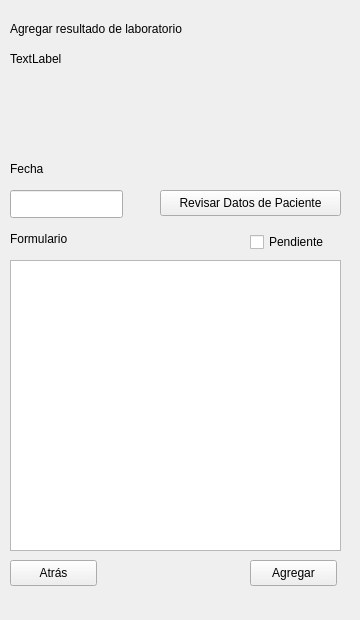
<?xml version="1.0" encoding="UTF-8"?>
<ui version="4.0">
 <class>LabResultInsertion</class>
 <widget class="QWidget" name="LabResultInsertion">
  <property name="geometry">
   <rect>
    <x>0</x>
    <y>0</y>
    <width>360</width>
    <height>620</height>
   </rect>
  </property>
  <property name="windowTitle">
   <string>Form</string>
  </property>
  <property name="autoFillBackground">
   <bool>true</bool>
  </property>
  <widget class="QPushButton" name="backButton">
   <property name="geometry">
    <rect>
     <x>10</x>
     <y>560</y>
     <width>87</width>
     <height>26</height>
    </rect>
   </property>
   <property name="autoFillBackground">
    <bool>true</bool>
   </property>
   <property name="text">
    <string>Atrás</string>
   </property>
  </widget>
  <widget class="QLabel" name="titleLabel">
   <property name="geometry">
    <rect>
     <x>10</x>
     <y>20</y>
     <width>221</width>
     <height>18</height>
    </rect>
   </property>
   <property name="text">
    <string>Agregar resultado de laboratorio</string>
   </property>
  </widget>
  <widget class="QLineEdit" name="dateLineEdit">
   <property name="geometry">
    <rect>
     <x>10</x>
     <y>190</y>
     <width>113</width>
     <height>28</height>
    </rect>
   </property>
  </widget>
  <widget class="QCheckBox" name="isPending">
   <property name="geometry">
    <rect>
     <x>250</x>
     <y>230</y>
     <width>92</width>
     <height>24</height>
    </rect>
   </property>
   <property name="autoFillBackground">
    <bool>true</bool>
   </property>
   <property name="text">
    <string>Pendiente</string>
   </property>
  </widget>
  <widget class="QLabel" name="dateLabel">
   <property name="geometry">
    <rect>
     <x>10</x>
     <y>160</y>
     <width>66</width>
     <height>18</height>
    </rect>
   </property>
   <property name="text">
    <string>Fecha</string>
   </property>
  </widget>
  <widget class="QTextEdit" name="formTextEdit">
   <property name="geometry">
    <rect>
     <x>10</x>
     <y>260</y>
     <width>331</width>
     <height>291</height>
    </rect>
   </property>
  </widget>
  <widget class="QPushButton" name="addButton">
   <property name="geometry">
    <rect>
     <x>250</x>
     <y>560</y>
     <width>87</width>
     <height>26</height>
    </rect>
   </property>
   <property name="text">
    <string>Agregar</string>
   </property>
  </widget>
  <widget class="QPushButton" name="checkPatientData">
   <property name="geometry">
    <rect>
     <x>160</x>
     <y>190</y>
     <width>181</width>
     <height>26</height>
    </rect>
   </property>
   <property name="text">
    <string>Revisar Datos de Paciente</string>
   </property>
  </widget>
  <widget class="QLabel" name="patientIDLabel">
   <property name="geometry">
    <rect>
     <x>10</x>
     <y>50</y>
     <width>66</width>
     <height>18</height>
    </rect>
   </property>
   <property name="text">
    <string>TextLabel</string>
   </property>
  </widget>
  <widget class="QLabel" name="formLabel">
   <property name="geometry">
    <rect>
     <x>10</x>
     <y>230</y>
     <width>81</width>
     <height>18</height>
    </rect>
   </property>
   <property name="text">
    <string>Formulario</string>
   </property>
  </widget>
 </widget>
 <resources/>
 <connections/>
</ui>
